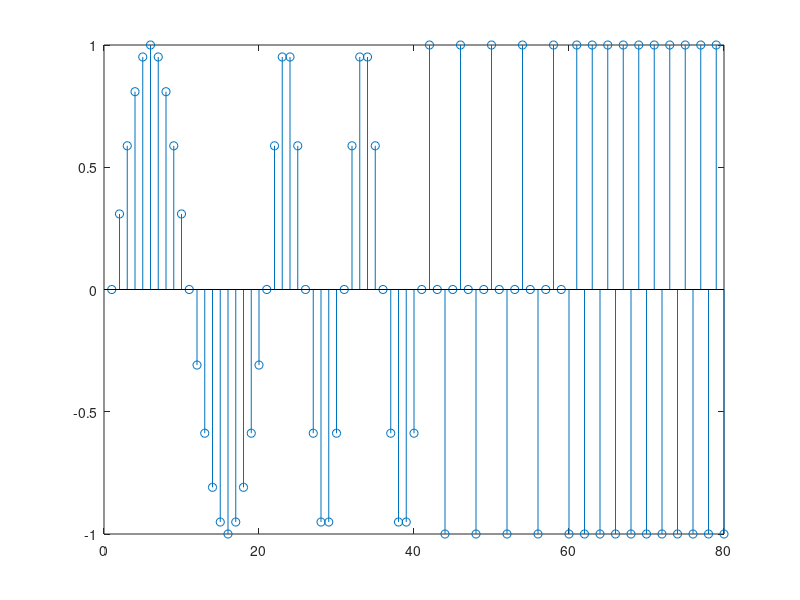

The MATLAB source for this figure: (Note: this script raises an error after producing the figure.)
x1=sin(pi/10*(0:19));
x2=sin(pi/5*(0:19));
x3=sin(pi/2*(0:19));
x4=(-1).^(0:19);
z=[x1 x2 x3 x4];
figure(1)
stem(z)
[h1]=impulse(0,0,19);
[h2]=impulse(5,0,19);
[h3]=impulse(19,0,19);
y1=conv(x1,h1);
y2=conv(x1,h2);
y3=conv(x1,h3);
figure(2)
subplot(1,3,1)
stem(y1)
subplot(1,3,2)
stem(y2)
subplot(1,3,3)
stem(y3)
a1=conv(fliplr(x1),x1);
a2=conv(fliplr(x2),x2);
a3=conv(fliplr(x3),x3);
a4=conv(fliplr(x4),x4);
lag=-(20-1):(20-1);
figure(3)
subplot(2,2,1)
stem(lag,a1)
xlabel('lag ')
ylabel('Amplitude')
subplot(2,2,2)
stem(lag,a2)
xlabel('lag ')
ylabel('Amplitude')
subplot(2,2,3)
stem(lag,a3)
xlabel('lag ')
ylabel('Amplitude')
subplot(2,2,4)
stem(lag,a4)
xlabel('lag ')
ylabel('Amplitude')
lag1=-(80-1):(20-1);
z1=conv(fliplr(z),x1);
z2=conv(fliplr(z),x2);
z3=conv(fliplr(z),x3);
z4=conv(fliplr(z),x4);
figure(4);
subplot(2,2,1)
stem(lag1,z1)
xlabel('lag ')
ylabel('Amplitude')
subplot(2,2,2)
stem(lag1,z2)
xlabel('lag ')
ylabel('Amplitude')
subplot(2,2,3)
stem(lag1,z3)
xlabel('lag ')
ylabel('Amplitude')
subplot(2,2,4)
stem(lag1,z4)
xlabel('lag ')
ylabel('Amplitude')


function [h]=impulse(n0,a,b)
n=a:1:b;
h=(n-n0==0);
end
